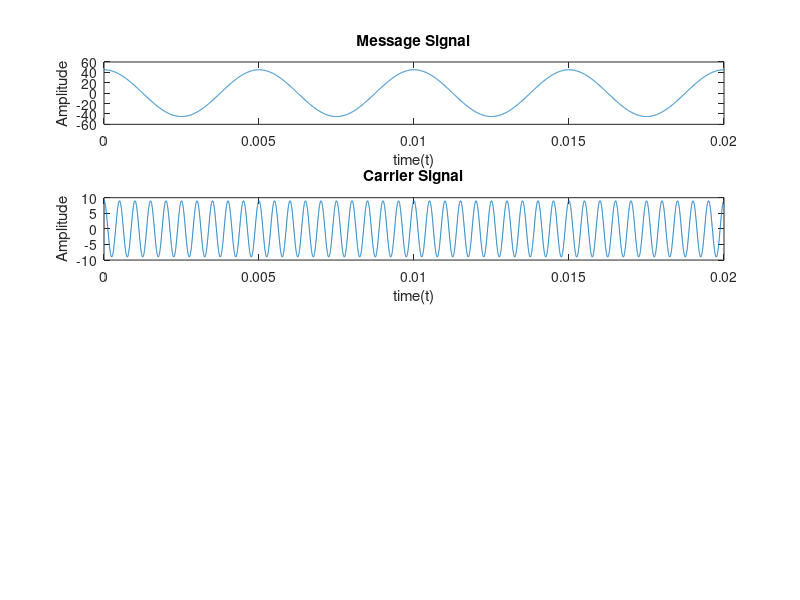

Here is the MATLAB script that generated this plot: (Note: this script raises an error after producing the figure.)
%% 
% $$ %% AM Modulation and Demodulation using Functions in MATLAB %% Modulation index 
h = input('Modulation index = '); 
%% Time Pereiod of Simulation : 
t = linspace(0, 0.2, 100000); 
%% Message Signal : 
Am = 45; 
fm = 200; 
ym = Am*cos(2*pi*fm*t); 
figure; 
subplot(4, 1, 1); 
plot(t(1:10000), ym(1:10000)); 
title('Message Signal'); 
xlabel('time(t)'); 
ylabel('Amplitude'); 
%% Carrier Signal : 
Ac = Am/h; 
fc = 2000; 
yc = Ac*cos(2*pi*fc*t); 
subplot(4, 1, 2); 
plot(t(1:10000), yc(1:10000)); 
title('Carrier Signal'); 
xlabel('time(t)');
ylabel('Amplitude'); 
%% Modulated Signal : 
y = ammod(ym, fc, 100000, 0, Ac); 
subplot(4, 1, 3); 
plot(t(1:10000), y(1:10000)); 
title('Modulated Signal'); 
xlabel('time(t)'); 
ylabel('Amplitude'); 
%% Demodulated Signal : 
z = amdemod(y, fc, 100000, 0, Ac); 
subplot(4, 1, 4); 
plot(t(1:10000), z(1:10000)); 
title('Demodulated Signal'); 
xlabel('time(t)'); 
ylabel('Amplitude'); 
ylim([-50, 50]);
